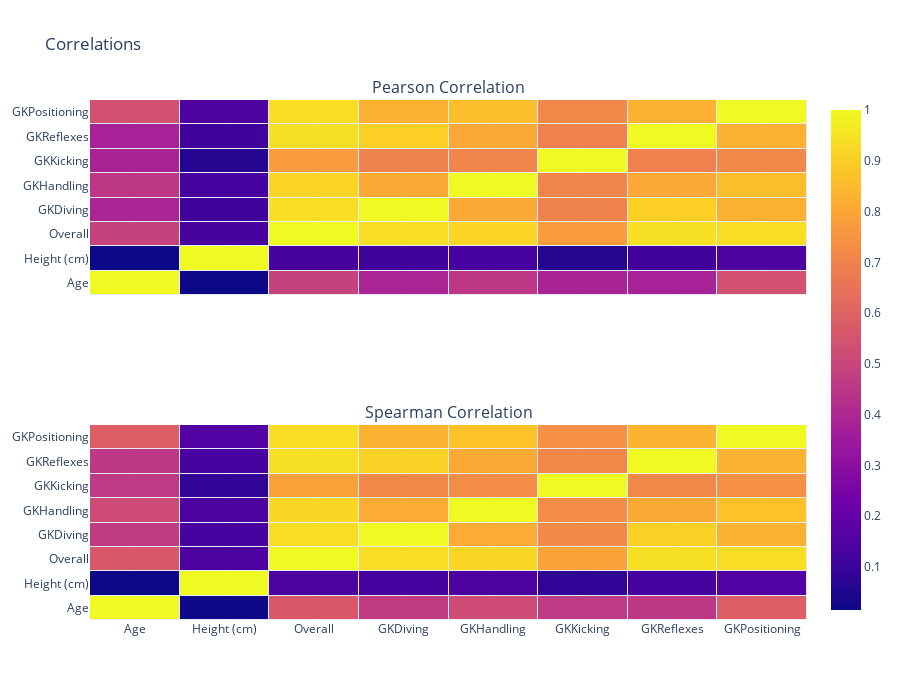

Notebook code for this chart:
### Code cell
fig = make_subplots(rows=2, cols=1,shared_xaxes=True,subplot_titles=('Pearson Correlation', 
                                                                     'Spearman Correlation'))
s_val = gkData.corr('pearson')
s_idx = s_val.index
s_col = s_val.columns
s_val = s_val.values
fig.add_trace(
    go.Heatmap(x=s_col,y=s_idx,z=s_val,name='pearson',showscale=False,xgap=1,ygap=1),
    row=1, col=1
)


s_val = gkData.corr('spearman')
s_idx = s_val.index
s_col = s_val.columns
s_val = s_val.values
fig.add_trace(
    go.Heatmap(x=s_col,y=s_idx,z=s_val,xgap=1,ygap=1),
    row=2, col=1
)

fig.update_layout(height=700, width=900, title_text="Correlations")
fig.show()

### Figure 1 — Plotly figure (JSON) as saved in the notebook; plotly's stock layout.template omitted (floating-point values rounded to 4 significant figures)
{"data": [{"name": "pearson", "showscale": false, "type": "heatmap", "x": ["Age", "Height (cm)", "Overall", "GKDiving", "GKHandling", "GKKicking", "GKReflexes", "GKPositioning"], "xaxis": "x", "xgap": 1, "y": ["Age", "Height (cm)", "Overall", "GKDiving", "GKHandling", "GKKicking", "GKReflexes", "GKPositioning"], "yaxis": "y", "ygap": 1, "z": [[1, 0.03602, 0.5019, 0.4043, 0.4655, 0.3991, 0.3932, 0.5501], [0.03602, 1, 0.1483, 0.1318, 0.1457, 0.07982, 0.1363, 0.1575], [0.5019, 0.1483, 1, 0.9379, 0.9187, 0.7745, 0.941, 0.9354], [0.4043, 0.1318, 0.9379, 1, 0.8128, 0.7048, 0.904, 0.8272], [0.4655, 0.1457, 0.9187, 0.8128, 1, 0.7136, 0.8086, 0.8593], [0.3991, 0.07982, 0.7745, 0.7048, 0.7136, 1, 0.6994, 0.7182], [0.3932, 0.1363, 0.941, 0.904, 0.8086, 0.6994, 1, 0.8312], [0.5501, 0.1575, 0.9354, 0.8272, 0.8593, 0.7182, 0.8312, 1]]}, {"type": "heatmap", "x": ["Age", "Height (cm)", "Overall", "GKDiving", "GKHandling", "GKKicking", "GKReflexes", "GKPositioning"], "xaxis": "x2", "xgap": 1, "y": ["Age", "Height (cm)", "Overall", "GKDiving", "GKHandling", "GKKicking", "GKReflexes", "GKPositioning"], "yaxis": "y2", "ygap": 1, "z": [[1, 0.01533, 0.5619, 0.4682, 0.5219, 0.4624, 0.4564, 0.5893], [0.01533, 1, 0.1401, 0.1249, 0.1412, 0.08518, 0.1283, 0.1554], [0.5619, 0.1401, 1, 0.938, 0.9174, 0.7866, 0.9401, 0.9354], [0.4682, 0.1249, 0.938, 1, 0.8137, 0.7156, 0.9053, 0.8287], [0.5219, 0.1412, 0.9174, 0.8137, 1, 0.7276, 0.8076, 0.8675], [0.4624, 0.08518, 0.7866, 0.7156, 0.7276, 1, 0.7115, 0.7369], [0.4564, 0.1283, 0.9401, 0.9053, 0.8076, 0.7115, 1, 0.8325], [0.5893, 0.1554, 0.9354, 0.8287, 0.8675, 0.7369, 0.8325, 1]]}], "layout": {"annotations": [{"font": {"size": 16}, "showarrow": false, "text": "Pearson Correlation", "x": 0.5, "xanchor": "center", "xref": "paper", "y": 1, "yanchor": "bottom", "yref": "paper"}, {"font": {"size": 16}, "showarrow": false, "text": "Spearman Correlation", "x": 0.5, "xanchor": "center", "xref": "paper", "y": 0.375, "yanchor": "bottom", "yref": "paper"}], "height": 700, "title": {"text": "Correlations"}, "width": 900, "xaxis": {"anchor": "y", "domain": [0, 1], "matches": "x2", "showticklabels": false}, "xaxis2": {"anchor": "y2", "domain": [0, 1]}, "yaxis": {"anchor": "x", "domain": [0.625, 1]}, "yaxis2": {"anchor": "x2", "domain": [0, 0.375]}}}
